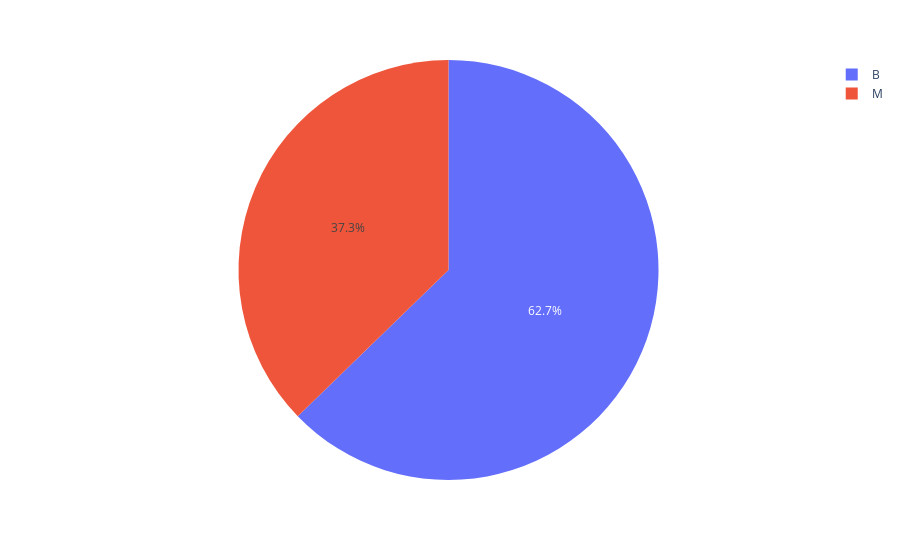

Write notebook code for a chart like this one.
### Code cell
#porcentagem de frequencia de cada classe
px.pie(dados_cancer, names= 'diagnosis')

### Figure 1 — Plotly figure (JSON) as saved in the notebook; plotly's stock layout.template omitted (floating-point values rounded to 4 significant figures; data arrays with more than 128 entries replaced by an {"elided": "..."} marker saying what was removed)
{"data": [{"domain": {"x": [0, 1], "y": [0, 1]}, "hovertemplate": "diagnosis=%{label}<extra></extra>", "labels": {"elided": "569 str values"}, "legendgroup": "", "name": "", "showlegend": true, "type": "pie"}], "layout": {"legend": {"tracegroupgap": 0}, "margin": {"t": 60}}}
